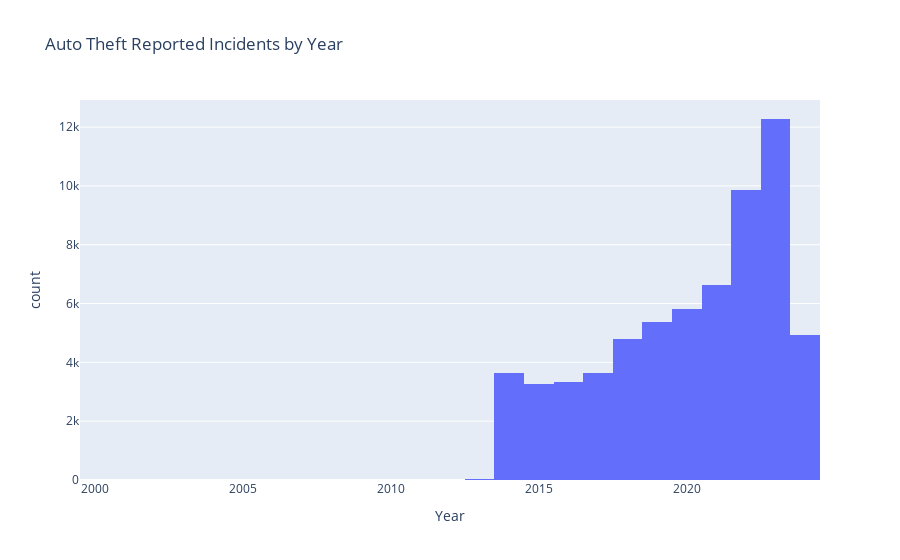

Here is the notebook cell this chart was saved with:
### Code cell
#Generate histogram to show incidents reported in each year to see yearly incident trends. Dataset used was latest updated July 23rd 2024
fig_incident_count = px.histogram(data,x="OCC_YEAR", 
                                  labels={
                                      "OCC_YEAR":"Year",
                                      "count":"Count of Occurences"
                                  },
                                  title='Auto Theft Reported Incidents by Year')
fig_incident_count.show()

### Figure 1 — Plotly figure (JSON) as saved in the notebook; plotly's stock layout.template omitted (floating-point values rounded to 4 significant figures; data arrays with more than 128 entries replaced by an {"elided": "..."} marker saying what was removed)
{"data": [{"alignmentgroup": "True", "bingroup": "x", "hovertemplate": "Year=%{x}<br>count=%{y}<extra></extra>", "legendgroup": "", "marker": {"color": "#636efa", "pattern": {"shape": ""}}, "name": "", "offsetgroup": "", "orientation": "v", "showlegend": false, "type": "histogram", "x": {"elided": "63629 int values"}, "xaxis": "x", "yaxis": "y"}], "layout": {"barmode": "relative", "legend": {"tracegroupgap": 0}, "title": {"text": "Auto Theft Reported Incidents by Year"}, "xaxis": {"anchor": "y", "domain": [0, 1], "title": {"text": "Year"}}, "yaxis": {"anchor": "x", "domain": [0, 1], "title": {"text": "count"}}}}
